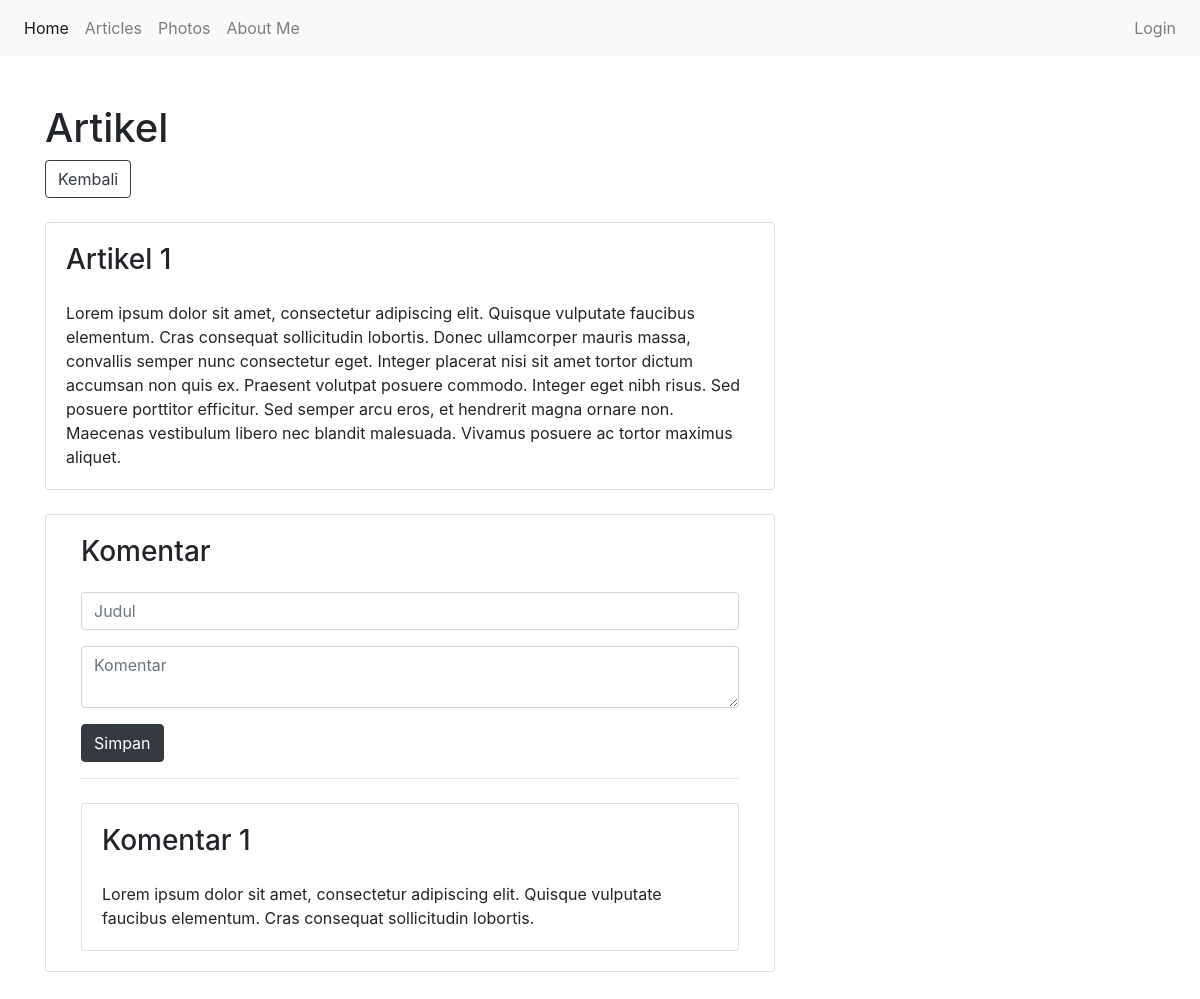
Screenshot of /detailarticle.php?id=5 with the database file from the repository.
### tables this page shows
CREATE TABLE `artikel` (
  `artikelid` int(255) NOT NULL,
  `judul_artikel` text NOT NULL,
  `isi_artikel` text NOT NULL
);

CREATE TABLE `komentar` (
  `komentarid` int(255) NOT NULL,
  `artikelid` int(255) NOT NULL,
  `judul_komentar` text NOT NULL,
  `isi_komentar` text NOT NULL
);

### detailarticle.php (the view, shortened to what this page needs)
<?php
include 'header.php';
$conn = connect();
$artikel = mysqli_query($conn, "SELECT * FROM artikel WHERE artikelid = $_GET[id]");
$komentar = mysqli_query($conn, "SELECT * FROM komentar WHERE artikelid = $_GET[id]");
$data = mysqli_fetch_array($artikel)
?>
<!DOCTYPE html>
<html>
<head>
</head>
<body>
	<div class="container mt-5 mb-5">
		<h1>Artikel</h1>
		<a href="articles.php" class="btn btn-outline-dark">Kembali</a>
		<div class="row">
			<div class="col-lg-8 col-md-12 ">
				<div class="card mt-4">
					<div class="card-body">
						<h3 class="card-title"><?php echo $data['judul_artikel']; ?></h3>
						<p class="card-text mt-4"><?php echo $data['isi_artikel']; ?></p>
					</div>
				</div>
			</div>
			<div class="col-lg-8 col-md-12 mt-4">
				<div class="card">
					<div class="card-body">
						<div class="col-md-12">
							<h3 class="mb-4">Komentar</h3>
							<form action="kirimkomentar.php?id=<?php echo $_GET['id'] ?>" method="post">
								<div class="form-group">
									<input type="text" class="form-control" name="judul" placeholder="Judul">
								</div>
								<div class="form-group">
									<textarea class="form-control" name="isi" placeholder="Komentar"></textarea>
								</div>
								<input type="submit" class="btn btn-dark" name="submit" value="Simpan">
							</form>
						</div>
						<div class="col-md-12"><hr>
							<?php while ($data = mysqli_fetch_array($komentar)) {	?>
								<div class="card mt-4">
									<div class="card-body">
										<h3 class="card-title"><?php echo $data['judul_komentar']; ?>
										</h3>
										<p class="card-text mt-4"><?php echo $data['isi_komentar']; ?></p>
									</div>
								</div>
							<?php } ?>
						</div>
					</div>
				</div>
			</div>
		</div>
	</div>
</body>
</html>

### rows the page displays
artikel: judul_artikel "Artikel 1", isi_artikel "Lorem ipsum dolor sit amet, consectetur adipiscing elit. Quisque vulputate faucibus elementum. Cras consequat sollicitudin lobortis. Donec ullamcorper mauris massa, convallis semper nunc consectetur eget. Integer placerat nisi sit amet tortor dictum accumsan non quis ex. Praesent volutpat posuere commodo. Integer eget nibh risus. Sed posuere porttitor efficitur. Sed semper arcu eros, et hendrerit magna ornare non. Maecenas vestibulum libero nec blandit malesuada. Vivamus posuere ac tortor maximus aliquet."
komentar: judul_komentar "Komentar 1", isi_komentar "Lorem ipsum dolor sit amet, consectetur adipiscing elit. Quisque vulputate faucibus elementum. Cras consequat sollicitudin lobortis."
